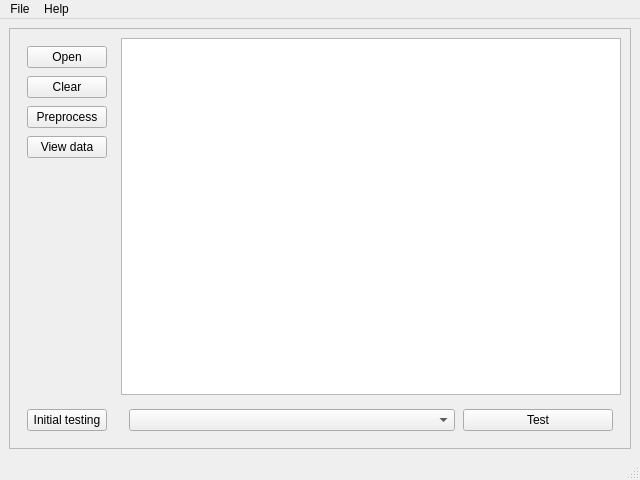
<?xml version="1.0" encoding="UTF-8"?>
<ui version="4.0">
 <class>MainWindow</class>
 <widget class="QMainWindow" name="MainWindow">
  <property name="geometry">
   <rect>
    <x>0</x>
    <y>0</y>
    <width>640</width>
    <height>480</height>
   </rect>
  </property>
  <property name="minimumSize">
   <size>
    <width>640</width>
    <height>480</height>
   </size>
  </property>
  <property name="windowTitle">
   <string>MainWindow</string>
  </property>
  <widget class="QWidget" name="centralwidget">
   <layout class="QGridLayout" name="gridLayout">
    <item row="0" column="0">
     <widget class="QFrame" name="frame">
      <property name="frameShape">
       <enum>QFrame::StyledPanel</enum>
      </property>
      <property name="frameShadow">
       <enum>QFrame::Raised</enum>
      </property>
      <layout class="QGridLayout" name="gridLayout_2">
       <item row="0" column="0" rowspan="2">
        <layout class="QVBoxLayout" name="verticalLayout">
         <property name="spacing">
          <number>8</number>
         </property>
         <property name="leftMargin">
          <number>8</number>
         </property>
         <property name="topMargin">
          <number>8</number>
         </property>
         <property name="rightMargin">
          <number>8</number>
         </property>
         <property name="bottomMargin">
          <number>8</number>
         </property>
         <item>
          <widget class="QPushButton" name="pb_open">
           <property name="text">
            <string>Open</string>
           </property>
          </widget>
         </item>
         <item>
          <widget class="QPushButton" name="pb_clear">
           <property name="text">
            <string>Clear</string>
           </property>
          </widget>
         </item>
         <item>
          <widget class="QPushButton" name="pb_preprocess">
           <property name="text">
            <string>Preprocess</string>
           </property>
          </widget>
         </item>
         <item>
          <widget class="QPushButton" name="pb_viewdata">
           <property name="text">
            <string>View data</string>
           </property>
          </widget>
         </item>
         <item>
          <spacer name="verticalSpacer">
           <property name="orientation">
            <enum>Qt::Vertical</enum>
           </property>
           <property name="sizeHint" stdset="0">
            <size>
             <width>20</width>
             <height>40</height>
            </size>
           </property>
          </spacer>
         </item>
         <item>
          <widget class="QPushButton" name="pb_initial_test">
           <property name="text">
            <string>Initial testing</string>
           </property>
          </widget>
         </item>
        </layout>
       </item>
       <item row="0" column="1">
        <widget class="QListWidget" name="listWidget"/>
       </item>
       <item row="1" column="1">
        <layout class="QHBoxLayout" name="horizontalLayout">
         <property name="spacing">
          <number>8</number>
         </property>
         <property name="leftMargin">
          <number>8</number>
         </property>
         <property name="topMargin">
          <number>8</number>
         </property>
         <property name="rightMargin">
          <number>8</number>
         </property>
         <property name="bottomMargin">
          <number>8</number>
         </property>
         <item>
          <widget class="QComboBox" name="cmb_tests"/>
         </item>
         <item>
          <widget class="QPushButton" name="pb_test">
           <property name="minimumSize">
            <size>
             <width>75</width>
             <height>0</height>
            </size>
           </property>
           <property name="maximumSize">
            <size>
             <width>150</width>
             <height>16777215</height>
            </size>
           </property>
           <property name="text">
            <string>Test</string>
           </property>
          </widget>
         </item>
        </layout>
       </item>
      </layout>
     </widget>
    </item>
   </layout>
  </widget>
  <widget class="QMenuBar" name="menubar">
   <property name="geometry">
    <rect>
     <x>0</x>
     <y>0</y>
     <width>640</width>
     <height>38</height>
    </rect>
   </property>
   <widget class="QMenu" name="menuFile">
    <property name="title">
     <string>File</string>
    </property>
    <addaction name="actionOpen"/>
    <addaction name="actionSave"/>
    <addaction name="actionSave_as"/>
    <addaction name="actionClose"/>
    <addaction name="separator"/>
    <addaction name="actionExit"/>
   </widget>
   <widget class="QMenu" name="menuHelp">
    <property name="title">
     <string>Help</string>
    </property>
    <addaction name="actionFAQ"/>
    <addaction name="actionAbout_App"/>
   </widget>
   <addaction name="menuFile"/>
   <addaction name="menuHelp"/>
  </widget>
  <widget class="QStatusBar" name="statusbar"/>
  <action name="actionOpen">
   <property name="text">
    <string>Open</string>
   </property>
   <property name="shortcut">
    <string>Ctrl+O</string>
   </property>
  </action>
  <action name="actionSave">
   <property name="text">
    <string>Save</string>
   </property>
   <property name="shortcut">
    <string>Ctrl+S</string>
   </property>
  </action>
  <action name="actionSave_as">
   <property name="text">
    <string>Save as..</string>
   </property>
   <property name="shortcut">
    <string>Ctrl+Shift+S</string>
   </property>
  </action>
  <action name="actionClose">
   <property name="text">
    <string>Close</string>
   </property>
   <property name="shortcut">
    <string>Ctrl+F4</string>
   </property>
  </action>
  <action name="actionExit">
   <property name="text">
    <string>Exit</string>
   </property>
   <property name="shortcut">
    <string>Ctrl+Q</string>
   </property>
  </action>
  <action name="actionFAQ">
   <property name="text">
    <string>FAQ</string>
   </property>
   <property name="shortcut">
    <string>F1</string>
   </property>
  </action>
  <action name="actionAbout_App">
   <property name="text">
    <string>About App</string>
   </property>
  </action>
 </widget>
 <resources/>
 <connections/>
</ui>
